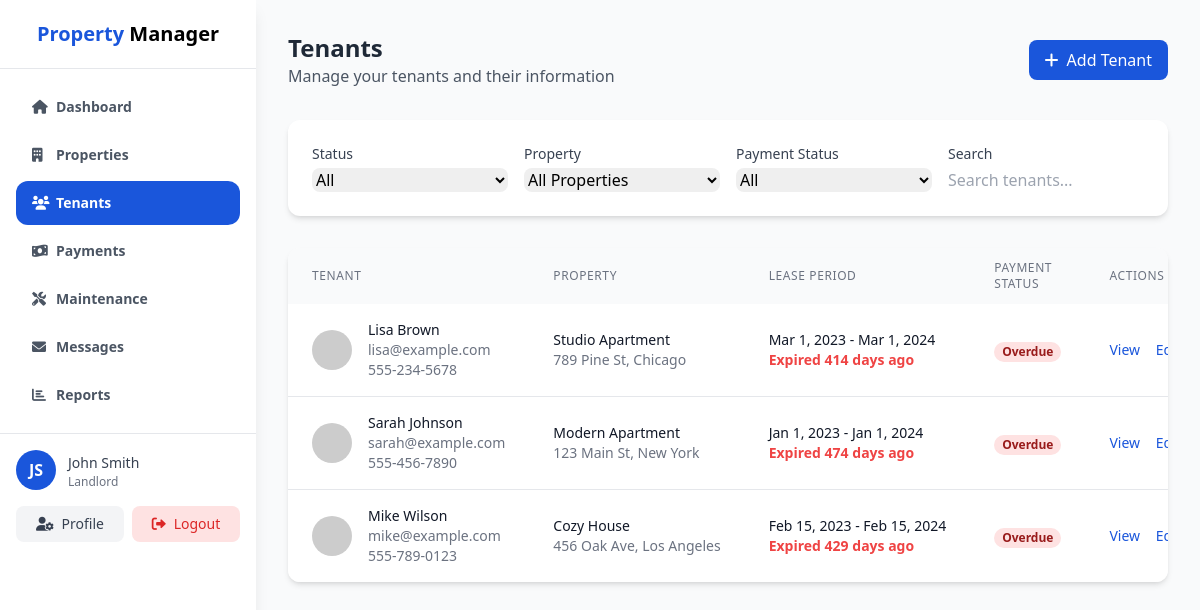
The app's page /admin/tenants.php (signed in) with its own data.
### tables this page shows
CREATE TABLE leases (
    lease_id INT AUTO_INCREMENT PRIMARY KEY,
    property_id INT NOT NULL,
    unit_id INT,
    tenant_id INT NOT NULL,
    start_date DATE NOT NULL,
    end_date DATE NOT NULL,
    monthly_rent DECIMAL(10,2) NOT NULL,
    security_deposit DECIMAL(10,2) NOT NULL,
    payment_due_day INT NOT NULL DEFAULT 1,
    status ENUM('active', 'expired', 'terminated') DEFAULT 'active',
    created_at TIMESTAMP DEFAULT CURRENT_TIMESTAMP,
    updated_at TIMESTAMP DEFAULT CURRENT_TIMESTAMP ON UPDATE CURRENT_TIMESTAMP,
    FOREIGN KEY (property_id) REFERENCES properties(property_id) ON DELETE CASCADE,
    FOREIGN KEY (unit_id) REFERENCES units(unit_id) ON DELETE SET NULL,
    FOREIGN KEY (tenant_id) REFERENCES users(user_id) ON DELETE CASCADE
);

CREATE TABLE users (
    user_id INT AUTO_INCREMENT PRIMARY KEY,
    email VARCHAR(100) UNIQUE NOT NULL,
    password VARCHAR(255) NOT NULL,
    first_name VARCHAR(50) NOT NULL,
    last_name VARCHAR(50) NOT NULL,
    phone VARCHAR(20),
    role ENUM('landlord', 'tenant') NOT NULL,
    created_at TIMESTAMP DEFAULT CURRENT_TIMESTAMP,
    updated_at TIMESTAMP DEFAULT CURRENT_TIMESTAMP ON UPDATE CURRENT_TIMESTAMP
);

CREATE TABLE properties (
    property_id INT AUTO_INCREMENT PRIMARY KEY,
    landlord_id INT NOT NULL,
    property_name VARCHAR(100) NOT NULL,
    address VARCHAR(255) NOT NULL,
    city VARCHAR(50) NOT NULL,
    state VARCHAR(50) NOT NULL,
    zip_code VARCHAR(20) NOT NULL,
    property_type ENUM('apartment', 'house', 'condo', 'studio', 'commercial') NOT NULL,
    bedrooms INT,
    bathrooms DECIMAL(3,1),
    square_feet INT,
    monthly_rent DECIMAL(10,2) NOT NULL,
    description TEXT,
    status ENUM('vacant', 'occupied', 'maintenance') DEFAULT 'vacant',
    created_at TIMESTAMP DEFAULT CURRENT_TIMESTAMP,
    updated_at TIMESTAMP DEFAULT CURRENT_TIMESTAMP ON UPDATE CURRENT_TIMESTAMP,
    FOREIGN KEY (landlord_id) REFERENCES users(user_id) ON DELETE CASCADE
);

CREATE TABLE payments (
    payment_id INT AUTO_INCREMENT PRIMARY KEY,
    lease_id INT NOT NULL,
    amount DECIMAL(10,2) NOT NULL,
    payment_date DATE NOT NULL,
    payment_method ENUM('cash', 'check', 'bank_transfer', 'credit_card', 'other') NOT NULL,
    payment_type ENUM('rent', 'security_deposit', 'late_fee', 'other') NOT NULL,
    notes TEXT,
    created_at TIMESTAMP DEFAULT CURRENT_TIMESTAMP,
    FOREIGN KEY (lease_id) REFERENCES leases(lease_id) ON DELETE CASCADE
);

### admin/tenants.php (the view, shortened to what this page needs)
<?php
require_once '../includes/functions.php';
$userId = $_SESSION['user_id'];
function getLandlordTenants($landlordId) {
    global $pdo;
    $stmt = $pdo->prepare("
        SELECT DISTINCT u.user_id, u.first_name, u.last_name, u.email, u.phone,
               l.lease_id, l.start_date, l.end_date, l.status as lease_status,
               p.property_id, p.property_name, p.address, p.city
        FROM users u
        JOIN leases l ON u.user_id = l.tenant_id
        JOIN properties p ON l.property_id = p.property_id
        WHERE p.landlord_id = :landlordId AND u.role = 'tenant'
        ORDER BY u.last_name, u.first_name
    ");
    $stmt->execute(['landlordId' => $landlordId]);
    return $stmt->fetchAll();
}
function getTenantPaymentStatus($tenantId) {
    global $pdo;
    $stmt = $pdo->prepare("
        SELECT p.payment_date, l.monthly_rent, l.payment_due_day
        FROM payments p
        JOIN leases l ON p.lease_id = l.lease_id
        WHERE l.tenant_id = :tenantId
        ORDER BY p.payment_date DESC
        LIMIT 1
    ");
    $stmt->execute(['tenantId' => $tenantId]);
    $payment = $stmt->fetch();
    $lastPaymentDate = new DateTime($payment['payment_date']);
    $today = new DateTime();
    $currentMonth = new DateTime();
    $currentMonth->setDate($currentMonth->format('Y'), $currentMonth->format('m'), $payment['payment_due_day']);
    if ($today > $currentMonth && $lastPaymentDate < $currentMonth) {
        return 'overdue';
    }
    return 'unknown';
}
$tenants = getLandlordTenants($userId);
function getPaymentStatusClass($status) {
    switch ($status) {
        case 'overdue':
            return 'bg-red-100 text-red-800';
    }
}
?>
<!DOCTYPE html>
<html lang="en">
<head>
    <script src="https://cdn.tailwindcss.com"></script>
    <link rel="stylesheet" href="https://cdnjs.cloudflare.com/ajax/libs/font-awesome/6.0.0/css/all.min.css">
</head>
<body class="bg-gray-50">
    <?php include 'admin_sidebar.php'; ?>
    <div class="ml-64 p-8">
        <div class="flex justify-between items-center mb-8">
            <div>
                <h2 class="text-2xl font-bold text-gray-800">Tenants</h2>
                <p class="text-gray-600">Manage your tenants and their information</p>
            </div>
            <button onclick="openAddTenantModal()" class="bg-primary text-white px-4 py-2 rounded-lg hover:bg-blue-700">
                <i class="fas fa-plus mr-2"></i>Add Tenant
            </button>
        </div>
        <div class="bg-white rounded-xl shadow-md p-6 mb-8">
            <div class="grid grid-cols-1 md:grid-cols-4 gap-4">
                <div>
                    <label class="block text-sm font-medium text-gray-700 mb-1">Status</label>
                    <select id="status-filter" class="w-full rounded-lg border-gray-300 focus:border-primary focus:ring-primary">
                        <option value="all">All</option>
                    </select>
                </div>
                <div>
                    <label class="block text-sm font-medium text-gray-700 mb-1">Property</label>
                    <select id="property-filter" class="w-full rounded-lg border-gray-300 focus:border-primary focus:ring-primary">
                        <option value="all">All Properties</option>
                    </select>
                </div>
                <div>
                    <label class="block text-sm font-medium text-gray-700 mb-1">Payment Status</label>
                    <select id="payment-filter" class="w-full rounded-lg border-gray-300 focus:border-primary focus:ring-primary">
                        <option value="all">All</option>
                    </select>
                </div>
                <div>
                    <label class="block text-sm font-medium text-gray-700 mb-1">Search</label>
                    <input type="text" id="search-filter" placeholder="Search tenants..." class="w-full rounded-lg border-gray-300 focus:border-primary focus:ring-primary">
                </div>
            </div>
        </div>
        <div class="bg-white rounded-xl shadow-md overflow-hidden">
            <?php if (empty($tenants)): ?>
                <div class="p-8 text-center">
                    <p class="text-gray-500 mb-2">No tenants found</p>
                    <p class="text-sm text-gray-500">Click the "Add Tenant" button to add a new tenant.</p>
                </div>
            <?php else: ?>
                <div class="overflow-x-auto">
                    <table class="w-full">
                        <thead class="bg-gray-50">
                            <tr>
                                <th class="px-6 py-3 text-left text-xs font-medium text-gray-500 uppercase tracking-wider">Tenant</th>
                                <th class="px-6 py-3 text-left text-xs font-medium text-gray-500 uppercase tracking-wider">Property</th>
                                <th class="px-6 py-3 text-left text-xs font-medium text-gray-500 uppercase tracking-wider">Lease Period</th>
                                <th class="px-6 py-3 text-left text-xs font-medium text-gray-500 uppercase tracking-wider">Payment Status</th>
                                <th class="px-6 py-3 text-left text-xs font-medium text-gray-500 uppercase tracking-wider">Actions</th>
                            </tr>
                        </thead>
                        <tbody class="bg-white divide-y divide-gray-200">
                            <?php foreach ($tenants as $tenant): ?>
                                <?php
                                    $paymentStatus = getTenantPaymentStatus($tenant['user_id']);
                                    $leaseEnding = (strtotime($tenant['end_date']) - time()) / (60 * 60 * 24) <= 30;
                                ?>
                                <tr class="tenant-row"
                                    data-status="<?php echo $tenant['lease_status']; ?>"
                                    data-property="<?php echo $tenant['property_id']; ?>"
                                    data-payment="<?php echo $paymentStatus; ?>"
                                    data-name="<?php echo strtolower($tenant['first_name'] . ' ' . $tenant['last_name']); ?>"
                                    data-email="<?php echo strtolower($tenant['email']); ?>">
                                    <td class="px-6 py-4 whitespace-nowrap">
                                        <div class="flex items-center">
                                            <div class="flex-shrink-0 h-10 w-10">
                                                <img class="h-10 w-10 rounded-full" src="https://ui-avatars.com/api/?name=<?php echo urlencode($tenant['first_name'] . '+' . $tenant['last_name']); ?>&background=random" alt="Tenant">
                                            </div>
                                            <div class="ml-4">
                                                <div class="text-sm font-medium text-gray-900"><?php echo htmlspecialchars($tenant['first_name'] . ' ' . $tenant['last_name']); ?></div>
                                                <div class="text-sm text-gray-500"><?php echo htmlspecialchars($tenant['email']); ?></div>
                                                <?php if (!empty($tenant['phone'])): ?>
                                                    <div class="text-sm text-gray-500"><?php echo htmlspecialchars($tenant['phone']); ?></div>
                                                <?php endif; ?>
                                            </div>
                                        </div>
                                    </td>
                                    <td class="px-6 py-4 whitespace-nowrap">
                                        <div class="text-sm text-gray-900"><?php echo htmlspecialchars($tenant['property_name']); ?></div>
                                        <div class="text-sm text-gray-500"><?php echo htmlspecialchars($tenant['address'] . ', ' . $tenant['city']); ?></div>
                                    </td>
                                    <td class="px-6 py-4 whitespace-nowrap">
                                        <div class="text-sm text-gray-900"><?php echo date('M j, Y', strtotime($tenant['start_date'])); ?> - <?php echo date('M j, Y', strtotime($tenant['end_date'])); ?></div>
                                        <div class="text-sm <?php echo $leaseEnding ? 'text-red-500 font-semibold' : 'text-gray-500'; ?>">
                                            <?php
                                                $days = round((strtotime($tenant['end_date']) - time()) / (60 * 60 * 24));
                                                if ($days < 0) {
                                                    echo "Expired " . abs($days) . " days ago";
                                                } elseif ($days == 0) {
                                                    echo "Expires today";
                                                } else {
                                                    echo $days . " days remaining";
                                                }
                                            ?>
                                        </div>
                                    </td>
                                    <td class="px-6 py-4 whitespace-nowrap">
                                        <span class="px-2 inline-flex text-xs leading-5 font-semibold rounded-full <?php echo getPaymentStatusClass($paymentStatus); ?>">
                                            <?php echo ucfirst($paymentStatus); ?>
                                        </span>
                                    </td>
                                    <td class="px-6 py-4 whitespace-nowrap text-sm font-medium">
                                        <a href="tenant_details.php?id=<?php echo $tenant['user_id']; ?>" class="text-primary hover:text-blue-700 mr-3">View</a>
                                        <a href="edit_tenant.php?id=<?php echo $tenant['user_id']; ?>" class="text-primary hover:text-blue-700 mr-3">Edit</a>
                                    </td>
                                </tr>
                            <?php endforeach; ?>
                        </tbody>
                    </table>
                </div>
            <?php endif; ?>
        </div>
    </div>
</body>
</html>

### records on screen
leases: tenant.last_name "Lisa Brown", tenant.email "lisa@example.com", tenant.phone "555-234-5678", property.property_name "Studio Apartment", property.city "789 Pine St, Chicago", start_date "Mar 1, 2023", end_date "Mar 1, 2024", end_date "414", paymentStatus "Overdue"
leases: tenant.last_name "Sarah Johnson", tenant.email "sarah@example.com", tenant.phone "555-456-7890", property.property_name "Modern Apartment", property.city "123 Main St, New York", start_date "Jan 1, 2023", end_date "Jan 1, 2024", end_date "474", paymentStatus "Overdue"
leases: tenant.last_name "Mike Wilson", tenant.email "mike@example.com", tenant.phone "555-789-0123", property.property_name "Cozy House", property.city "456 Oak Ave, Los Angeles", start_date "Feb 15, 2023", end_date "Feb 15, 2024", end_date "429", paymentStatus "Overdue"

### other values on screen
substr($_SESSION['first_name'], 0, 1) "J"
substr($_SESSION['last_name'], 0, 1) "S"
$_SESSION['first_name'] . ' ' . $_SESSION['last_name'] "John Smith"
$_SESSION['role'] "Landlord"
